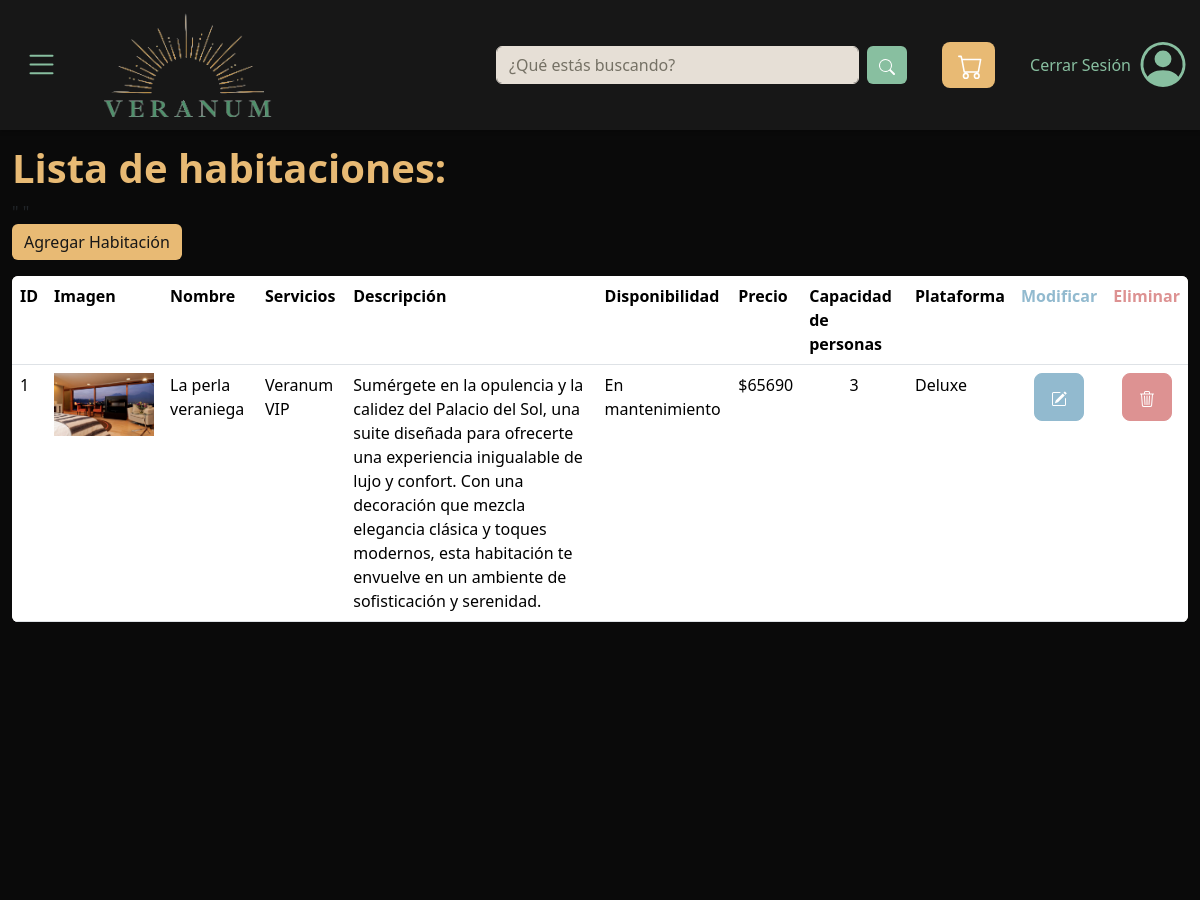
Before: /listadoHabs (signed in, upper part) with the older database file.
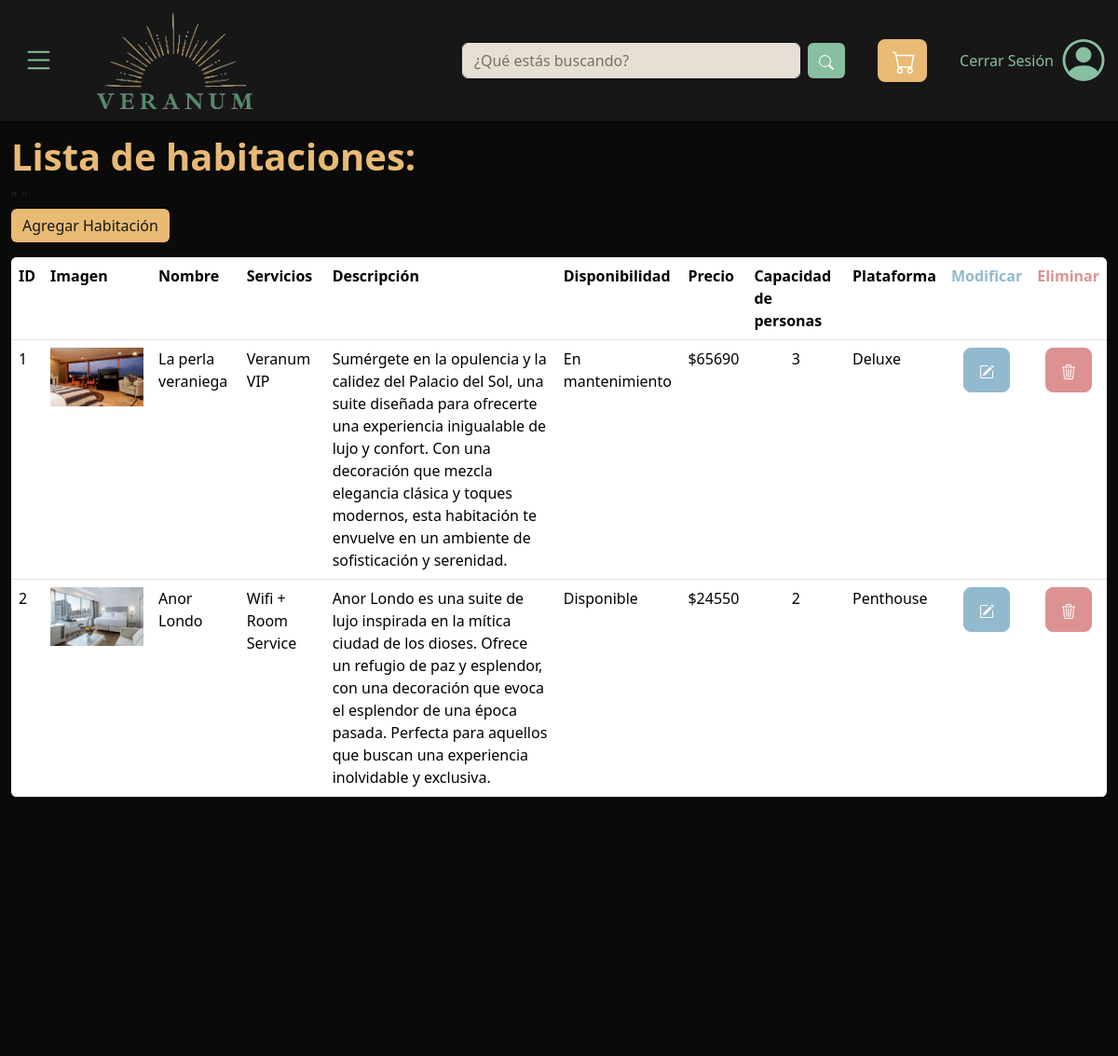
After: the same page with the newer database file.
### Store/models.py (models this page shows)
class Habitacion(models.Model):
    idHab         = models.AutoField(primary_key=True)
    nombre        = models.CharField(max_length=50)
    servicio      = models.ForeignKey('servicio', on_delete=models.CASCADE)
    dispHab       = models.ForeignKey('dispHab', on_delete=models.CASCADE)
    descripcion   = models.CharField(max_length=550)
    imagen        = models.ImageField(upload_to='habitaciones/imagenes')
    ytVidId       = models.CharField(max_length=11, null=True)
    precio        = models.IntegerField()
    capacidad     = models.IntegerField()
    tipoHab       = models.ForeignKey('tipoHab', on_delete=models.CASCADE)

class servicio(models.Model):
    idServ         = models.AutoField(primary_key=True)
    nombre        = models.CharField(max_length=50)

class dispHab(models.Model):
    idDisp        = models.AutoField(primary_key=True)
    nombre        = models.CharField(max_length=40)

class tipoHab(models.Model):
    idTipo        = models.IntegerField(primary_key=True)
    nombre        = models.CharField(max_length=20)

### Store/views.py (the view)
# urls.py: path('listadoHabs', views.listadoHabs, name='listadoHabs'),
@login_required
def listadoHabs(request):
    habitaciones = Habitacion.objects.all()
    tipoHabs = tipoHab.objects.all()
    context = {
    'habitaciones': habitaciones,
    'tipoHabs': tipoHabs
    }
    return render(request, 'listadoHabs.html', context)

### Store/templates/listadoHabs.html (shortened to what this page needs)
{% extends "plantilla_base.html" %}
{% block contenido %}
<h1 class="pt-5 mt-5" style="font-weight:bold; color:#E8BA74">Lista de habitaciones:</h1>
<table class="table table-resposive mb-0">
    <tr class="listado" >
        <th >ID</th>
        <th >Imagen</th>
        <th >Nombre</th>
        <th >Servicios</th>
        <th >Descripción</th>"
        <th >Disponibilidad</th>"
        <th >Precio</th>
        <th >Capacidad de personas</th>
        <th >Plataforma</th>
        <th style="color: #92BACF">Modificar</th>
        <th style="color: #dd9292" >Eliminar</th>
    </tr>
    {%for habitacion in habitaciones%}
        <td > {{habitacion.idHab}} </td>
        <td ><a href="{{habitacion.idHab}}"><img src="{{habitacion.imagen.url}}" alt="No disponible" style="max-width: 100px; max-height: 140px;"></a></td>
        <td >{{habitacion.nombre}}</td>
        <td >{{habitacion.servicio.nombre}}</td>
        <td >{{habitacion.descripcion}}</td>
        <td >{{habitacion.dispHab.nombre}}</td>
        <td >${{habitacion.precio}}</td>
        <td class="text-center">{{habitacion.capacidad}}</td>
        <td>{{habitacion.tipoHab.nombre}}
        </td>
        <td class="text-center"><a href="{% url 'modificarHab' idHab=habitacion.idHab %}" class="btn btn-info btn-lg" style="background-color: #92BACF; border-color:#92BACF">
        </a></td>
        <td class="text-center"><a href="{% url 'eliminarHab' idHab=habitacion.idHab %}" class="btn btn-danger btn-lg" style="background-color: #dd9292; border-color:#dd9292; color: white">
        </a></td>
    {%endfor%}
        <a href="{%url 'registroHab' %}"><button class="btn btnAgregar btn-success mb-3" id="btnAgregar" style="background-color: #E8BA74;border: none; color: #171717 ;">Agregar Habitación</button></a>
    <table class="table table-resposive">
        <div class="container-fluid d-flex flex-column min-vh-100">
          </div>
{%endblock%}

Changed rows visible on the page:
added Habitacion: idHab "2", imagen (picture), nombre "Anor Londo", servicio.nombre "Wifi + Room Service", descripcion "Anor Londo es una suite de lujo inspirada en la mítica ciudad de los dioses. Ofrece un refugio de paz y esplendor, con una decoración que evoca el esplendor de una época pasada. Perfecta para aquellos que buscan una experiencia inolvidable y exclusiva.", dispHab.nombre "Disponible", precio "24550", capacidad "2", tipoHab.nombre "Penthouse"
